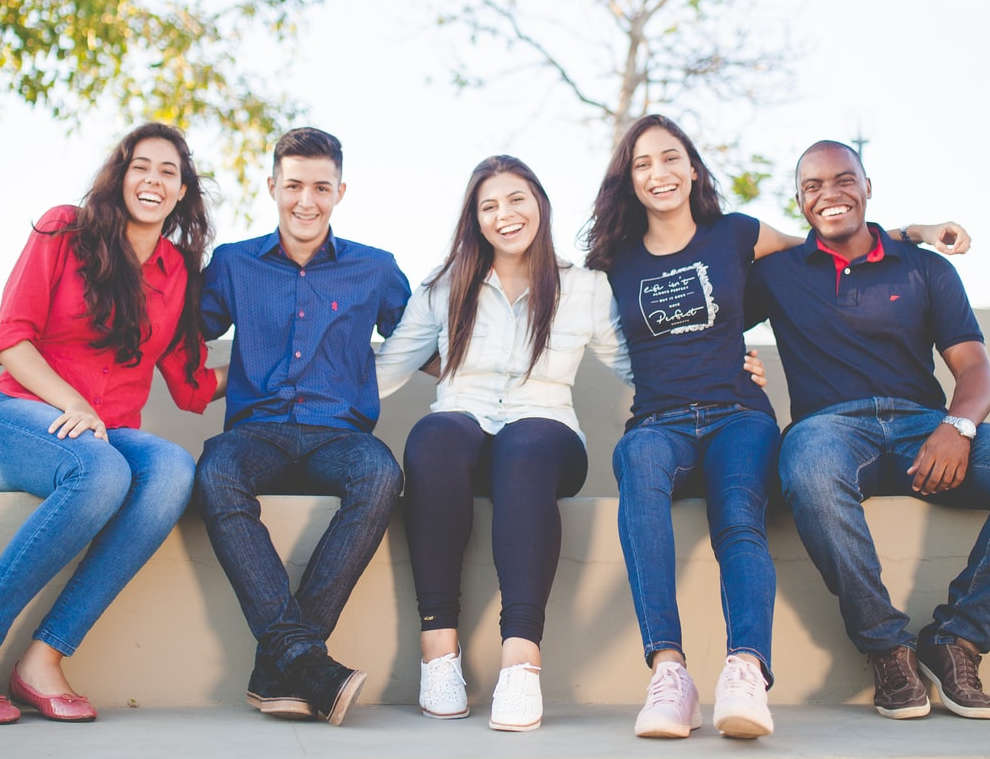
#> input picture Dominique_CV/cvpymug/people.png, 990 x 759 px
$ python drawing.py
#> lines starting #> are read from the running program, lines starting #| are printed output that depends on the picture; after the words box and inside, x2 and y2 are one past the last pixel; in counts of white or black regions, pixels touching at a corner belong together
import numpy as np
import cv2

img = cv2.imread('people.png', cv2.IMREAD_COLOR)
#> img is the input picture: shape (759, 990, 3); mean B, G, R 157.5, 149.8, 153.6

cv2.rectangle(img,(584,0),(810,128),(0,255,0),3)
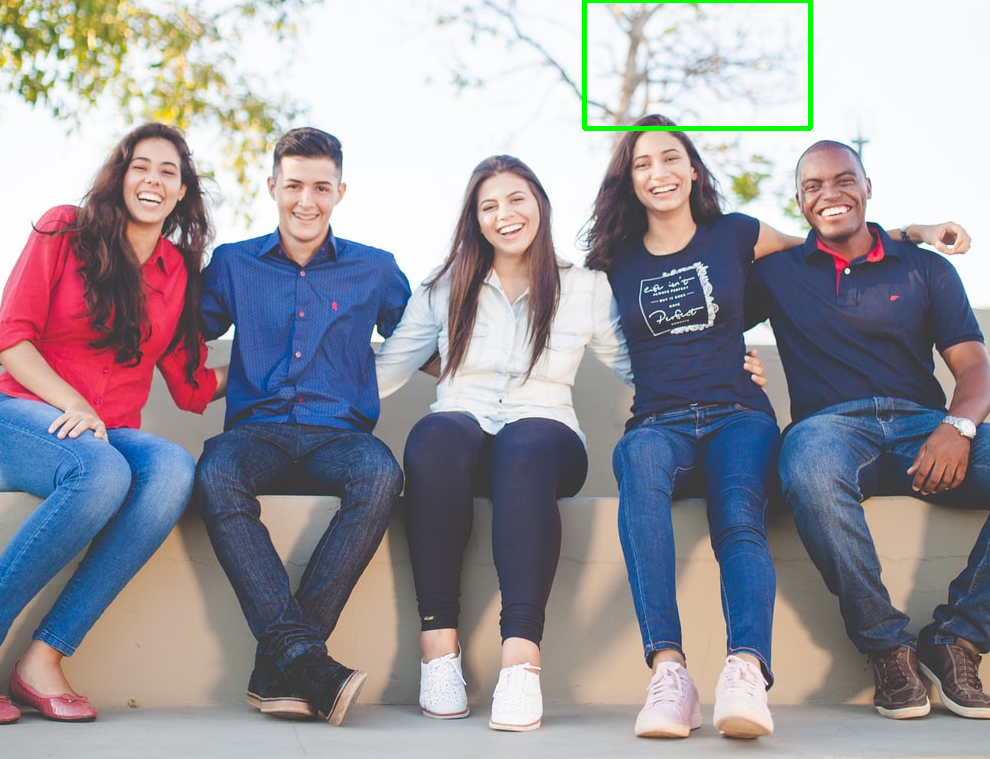
#> img: shape (759, 990, 3); 0.41% of pixels changed, all inside (x1, y1, x2, y2) = (582, 0, 813, 131)

cv2.imshow('image', img)

cv2.waitKey(0)
cv2.destroyAllWindows()

$ run again, with Dominique_CV/cvpymug/steamengine.png copied over Dominique_CV/cvpymug/people.png
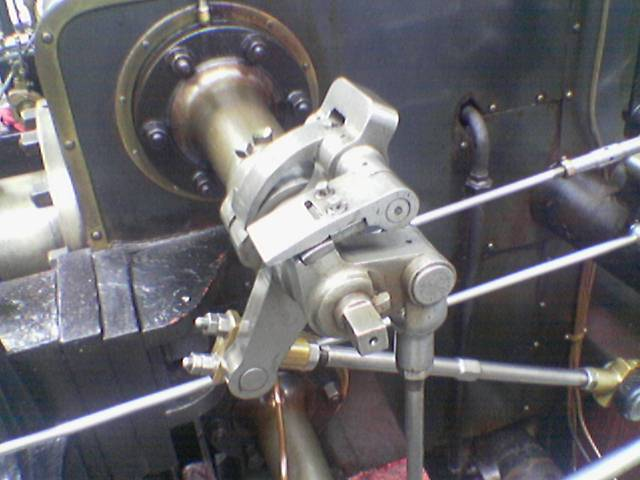
#> input picture Dominique_CV/cvpymug/steamengine.png, 640 x 480 px
#> img is the input picture: shape (480, 640, 3); mean B, G, R 108.9, 104.8, 106.3
#> `cv2.rectangle(img,(584,0),(810,128),(0,255,0),3)`:
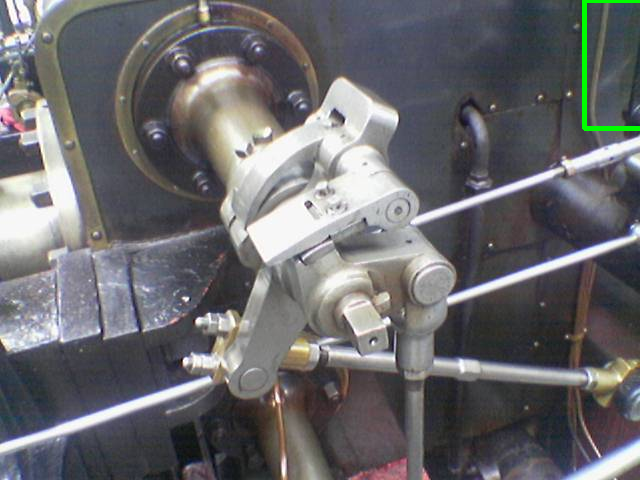
#> img: shape (480, 640, 3); 0.35% of pixels changed, all inside (x1, y1, x2, y2) = (582, 0, 640, 131)
